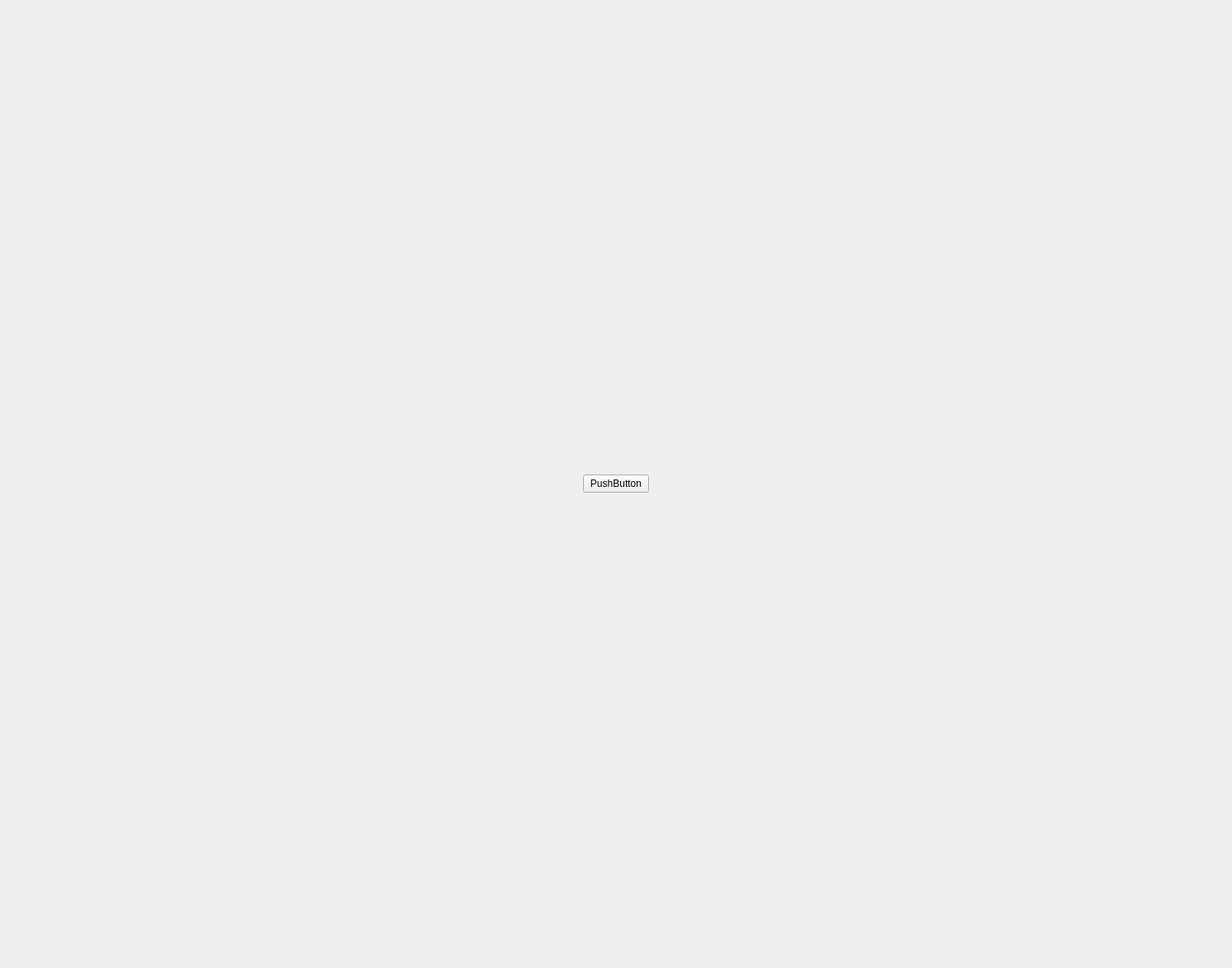
<?xml version="1.0" encoding="UTF-8"?>
<ui version="4.0">
 <class>Form</class>
 <widget class="QWidget" name="Form">
  <property name="windowModality">
   <enum>Qt::NonModal</enum>
  </property>
  <property name="geometry">
   <rect>
    <x>0</x>
    <y>0</y>
    <width>1498</width>
    <height>1177</height>
   </rect>
  </property>
  <property name="cursor">
   <cursorShape>ArrowCursor</cursorShape>
  </property>
  <property name="windowTitle">
   <string>Form</string>
  </property>
  <layout class="QGridLayout" name="gridLayout">
   <item row="0" column="1">
    <layout class="QGridLayout" name="gridLayout_2">
     <property name="sizeConstraint">
      <enum>QLayout::SetDefaultConstraint</enum>
     </property>
     <item row="2" column="0">
      <layout class="QVBoxLayout" name="layout">
       <property name="topMargin">
        <number>30</number>
       </property>
       <property name="rightMargin">
        <number>0</number>
       </property>
       <property name="bottomMargin">
        <number>30</number>
       </property>
       <item>
        <layout class="QHBoxLayout" name="layout_cam">
         <property name="topMargin">
          <number>30</number>
         </property>
         <property name="bottomMargin">
          <number>30</number>
         </property>
         <item>
          <widget class="QPushButton" name="load_button">
           <property name="text">
            <string>PushButton</string>
           </property>
          </widget>
         </item>
        </layout>
       </item>
       <item>
        <layout class="QVBoxLayout" name="config_layout">
         <item>
          <layout class="QHBoxLayout" name="value_layout"/>
         </item>
        </layout>
       </item>
      </layout>
     </item>
    </layout>
   </item>
  </layout>
 </widget>
 <resources/>
 <connections/>
</ui>
